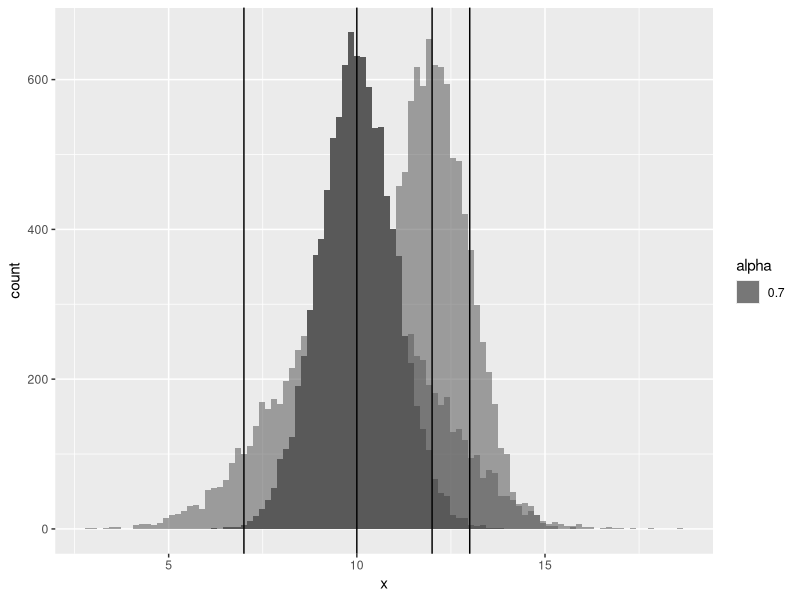

Recreate this plot in R. (Note: this script raises an error after producing the figure.)
## ---- chunk 1
knitr::opts_chunk$set(echo = TRUE)

library(tidyverse)
library(pdftools)
## ---- chunk 2
# Define upper- and lower- specification limits
upper_specification_limit <- 13
lower_specification_limit <- 7

# simulated data 
set.seed(123)
prod_x <- data.frame(x = rnorm(n = 10000, mean = 10, sd = 1))

# plot
prod_x %>%
  ggplot(aes(x = x)) +
  geom_histogram(bins = 100) + 
  geom_histogram(aes(x = rnorm(n = 10000, mean = 12, sd = 1), alpha = 0.7), bins = 100) +
   geom_histogram(aes(x = rnorm(n = 10000, mean = 10, sd = 2), alpha = 0.7), bins = 100) +
  geom_vline(xintercept = c(upper_specification_limit, lower_specification_limit, 10, 12))

## ---- chunk 3
# Get Table data 11.1 using a pdf file 
pdf_list <- list.files(path = "./data", pattern = ".pdf$", full.names = TRUE)

# Read PDF files into R via pdf_txt()
pdf_info(pdf_list[2])
pdf_fonts(pdf_list[2])
txt <- pdf_text(pdf_list[2])
